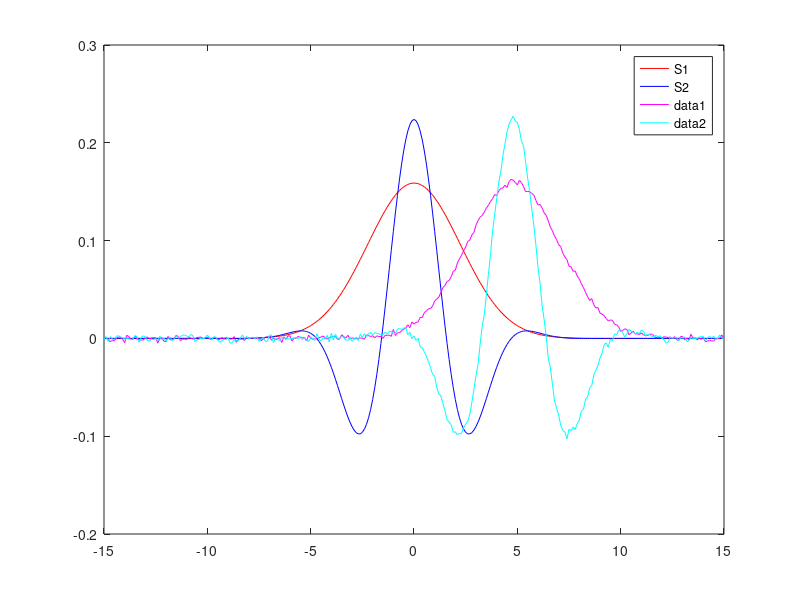

Write the MATLAB code that produced this figure. (Note: this script raises an error after producing the figure.)
clear all
close all

T_s = 0.1;
T_range = -15:T_s:15;
N = length(T_range);
s1 = exp(-0.1*T_range.^2);
s2 = exp(-0.1*T_range.^2).*cos(T_range);

% Compute the energy
E1 = sum(abs(s1.^2));
E2 = sum(abs(s2.^2));

% Normalized signals => signal energy =1
alpha_1 = 1/sqrt(E1);
alpha_2 = 1/sqrt(E2);
s1 = s1*alpha_1;
s2 = s2*alpha_2;

% SNR
SNR = 40;
sigma2 = 10^(-SNR/10);

% Random time diff calc
T =-5 + 10*rand(1);
% T =2;

s1_time_diffed = exp(-0.1*(T_range-T).^2);
s2_time_diffed = exp(-0.1*(T_range-T).^2).*cos((T_range-T));

%% a)
% s2 is better because of greater derivate which is looked for in CRB See
% (3.14) in kay I
T =-5 + 10*rand(1);
figure(1)
plot (T_range,s1,'r')
hold on
plot (T_range,s2,'b')
legend("S1","S2")

% Lägger till brus
w = exp(-0.1*(T_range-T).^2) + sqrt(sigma2)*randn(1,length(T_range));
x2 = exp(-0.1*(T_range-T).^2).*cos(T_range-T) + sqrt(sigma2)*randn(1,length(T_range));

w = w/sqrt(E1);
x2 = x2/sqrt(E2);
figure(1)
plot(T_range,w,'m')
plot(T_range,x2,'c')
hold off

T_search = -5:T_s:5;
T_hat_metric = zeros(1,length(T_search));

% ML estimatorn för s1
for i = 1:1:length(T_search)
    t = T_search(i);
    intermidiate = 1/sqrt(E1)*exp(-0.1*(T_range-t).^2);
    T_hat_metric(i) = sum(w.*intermidiate);
end

conv_value = genarate_T_hat_from_two_funcs(s1,w)
[max_value, max_t_index] = max(T_hat_metric);
grid_value = T_search(max_t_index)
figure(3)
plot(T_search,T_hat_metric,'r')
%% Monte Carlo , var och mean
% testa antalat körningar
rng('shuffle')

M0 = [1:100:1000 1001:200:2000 2001:400:5001]; % All the different number of monte-carlo runs we will try

T_hat_mean = zeros(2,M0(end));
T_hat_RMSE = zeros(2,M0(end));


for M=M0
    
    T_hat_error_square_s1 = zeros(1,M );
    T_hat_error_square_s2 = zeros(1,M );
    parfor m=1:M
        % s1 and s2 contains the signal without noise.
        w =  sqrt(sigma2)*randn(1,N);
        T_hat_error_square_s1(m) = genarate_T_hat_from_two_funcs(s1,w+s1_time_diffed);
        T_hat_error_square_s2(m) = genarate_T_hat_from_two_funcs(s2,w+s2_time_diffed);
    end
    T_hat_mean(1,M) = mean(T_hat_error_square_s1);
    T_hat_RMSE(1,M) = std(T_hat_error_square_s1);
    T_hat_mean(2,M) = mean(T_hat_error_square_s2);
    T_hat_RMSE(2,M) = std(T_hat_error_square_s2);
    
end

mean_plot_1 = T_hat_mean(1,:);
RMSE_plot_1 = T_hat_RMSE(1,:);
mean_plot_2 = T_hat_mean(2,:);
RMSE_plot_2 = T_hat_RMSE(2,:);

figure(25)
plot(M0,mean_plot_1(M0),M0,mean_plot_2(M0))
legend("s1","s2")
title("mean")

figure(26)
plot(M0,RMSE_plot_1(M0),M0,RMSE_plot_2(M0))
legend("s1","s2")
title("std")


%% CRB
%Plot CRB theoretical value
rng('shuffle')

sigma2_range = 10^-2:10^-3:10^-1;
SNR_range = -10*log10(sigma2_range);
% SNR_range = 1:2:30;
% sigma2_range = 10.^(-SNR_range./10);

T_hat_RMSE = zeros(2,length(SNR_range));
monte_carlo_runs = 2000;

for SNR_i=1:1:length(SNR_range)
    SNR_c = SNR_range(SNR_i);
    sigma2 = sigma2_range(SNR_i);

    T_hat_error_square_s1 = zeros(1,monte_carlo_runs );
    T_hat_error_square_s2 = zeros(1,monte_carlo_runs );
    parfor m=1:monte_carlo_runs
        % s1 and s2 contains the signal without noise.
        T =-5 + 10*rand(1);
        s1_time_diffed = alpha_1*exp(-0.1*(T_range-T).^2);
        s2_time_diffed = alpha_2*exp(-0.1*(T_range-T).^2).*cos((T_range-T));
        w =  sqrt(sigma2)*randn(1,N);
        T_hat_error_square_s1(m) = (T-genarate_T_hat_from_two_funcs(s1,w+s1_time_diffed))^2;
        T_hat_error_square_s2(m) = (T-genarate_T_hat_from_two_funcs(s2,w+s2_time_diffed))^2;
    end
    T_hat_RMSE(1,SNR_i) = sqrt(mean(T_hat_error_square_s1));
    T_hat_RMSE(2,SNR_i) = sqrt(mean(T_hat_error_square_s2));
    
end
RMSE_plot_1 = T_hat_RMSE(1,:);
RMSE_plot_2 = T_hat_RMSE(2,:);
%%
% finns nog ett fel i mina teoretiska värden

s1_diff = alpha_1*exp(-0.1*T_range.^2)*(-0.2).*T_range;
s2_diff = alpha_2*exp(-0.1*T_range.^2).*(-0.2.*T_range.*cos(T_range)- sin(T_range));

figure(30)  
semilogy(SNR_range, RMSE_plot_1); 
hold on 
d_s1_energy = sum(s1_diff.^2);  
semilogy(SNR_range, sqrt(sigma2_range./d_s1_energy))

semilogy(SNR_range, RMSE_plot_2);
d_s2_energy = sum(s2_diff.^2);
semilogy(SNR_range, sqrt(sigma2_range./d_s2_energy))
title("s2")
hold off
legend("s1","CRB1","s2","CRB2")
